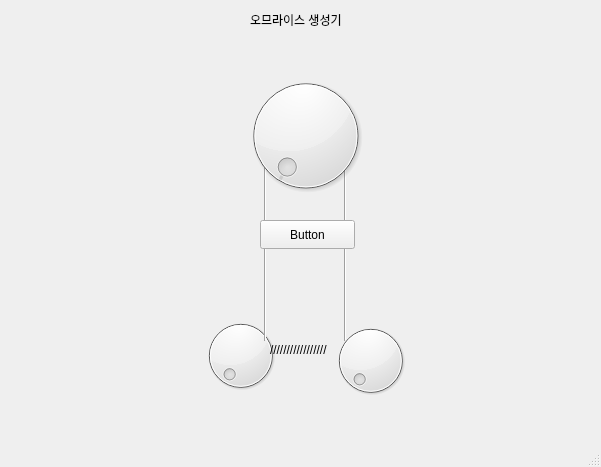
<?xml version="1.0" encoding="UTF-8"?>
<ui version="4.0">
 <class>MainWindow</class>
 <widget class="QMainWindow" name="MainWindow">
  <property name="geometry">
   <rect>
    <x>0</x>
    <y>0</y>
    <width>601</width>
    <height>467</height>
   </rect>
  </property>
  <property name="windowTitle">
   <string>MainWindow</string>
  </property>
  <widget class="QWidget" name="centralwidget">
   <widget class="QLabel" name="label">
    <property name="geometry">
     <rect>
      <x>250</x>
      <y>10</y>
      <width>101</width>
      <height>20</height>
     </rect>
    </property>
    <property name="text">
     <string>오므라이스 생성기</string>
    </property>
   </widget>
   <widget class="QDial" name="dial">
    <property name="geometry">
     <rect>
      <x>200</x>
      <y>300</y>
      <width>81</width>
      <height>111</height>
     </rect>
    </property>
   </widget>
   <widget class="QDial" name="dial_2">
    <property name="geometry">
     <rect>
      <x>330</x>
      <y>310</y>
      <width>81</width>
      <height>101</height>
     </rect>
    </property>
   </widget>
   <widget class="Line" name="line">
    <property name="geometry">
     <rect>
      <x>240</x>
      <y>140</y>
      <width>51</width>
      <height>201</height>
     </rect>
    </property>
    <property name="orientation">
     <enum>Qt::Orientation::Vertical</enum>
    </property>
   </widget>
   <widget class="Line" name="line_2">
    <property name="geometry">
     <rect>
      <x>320</x>
      <y>140</y>
      <width>51</width>
      <height>201</height>
     </rect>
    </property>
    <property name="orientation">
     <enum>Qt::Orientation::Vertical</enum>
    </property>
   </widget>
   <widget class="QDial" name="dial_3">
    <property name="geometry">
     <rect>
      <x>240</x>
      <y>70</y>
      <width>131</width>
      <height>131</height>
     </rect>
    </property>
   </widget>
   <widget class="QLabel" name="label_2">
    <property name="geometry">
     <rect>
      <x>270</x>
      <y>340</y>
      <width>101</width>
      <height>20</height>
     </rect>
    </property>
    <property name="text">
     <string>/////////////////</string>
    </property>
   </widget>
   <widget class="QPushButton" name="pushButton">
    <property name="geometry">
     <rect>
      <x>260</x>
      <y>220</y>
      <width>95</width>
      <height>29</height>
     </rect>
    </property>
    <property name="text">
     <string>Button</string>
    </property>
   </widget>
  </widget>
  <widget class="QMenuBar" name="menubar">
   <property name="geometry">
    <rect>
     <x>0</x>
     <y>0</y>
     <width>601</width>
     <height>21</height>
    </rect>
   </property>
  </widget>
  <widget class="QStatusBar" name="statusbar"/>
 </widget>
 <resources/>
 <connections/>
</ui>
